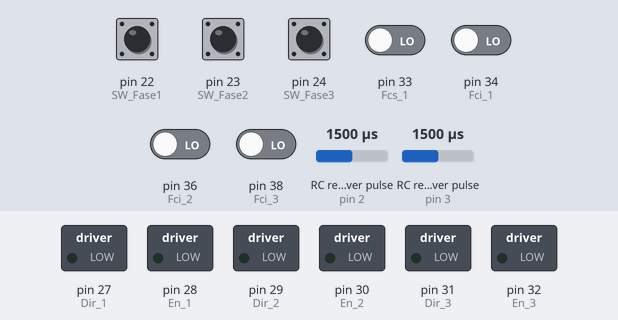
This sketch was run on a simulated Arduino Mega 2560, built with avr-gcc and run on an emulated ATmega2560. Shown: switched loads named in the sketch (green lamp = pin HIGH). Wiring (inferred from the names in the program): 2 × RC receiver channel: data pin 2 / data pin 3. The test bench sets the inputs (shaded band); at power-on: pin 22 (SW_Fase1) HIGH, pin 23 (SW_Fase2), pin 24 (SW_Fase3), pin 33 (Fcs_1), pin 34 (Fci_1), pin 36 (Fci_2), pin 38 (Fci_3) LOW, RC receiver pulse (sensors on pin 2, pin 3) 1500 µs.

Above: at 1.2 s.
1.3 s: pin 33 (Fcs_1) driven HIGH
At 2.4 s:
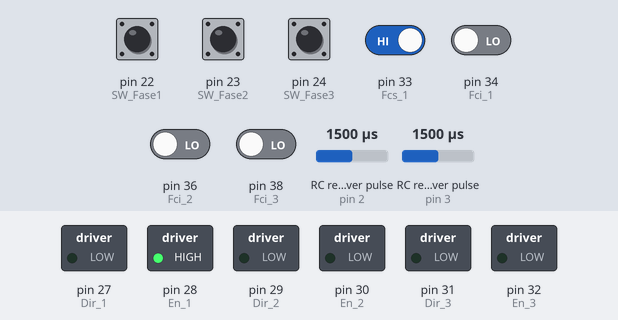
2.8 s: pin 36 (Fci_2) driven HIGH
At 4.0 s:
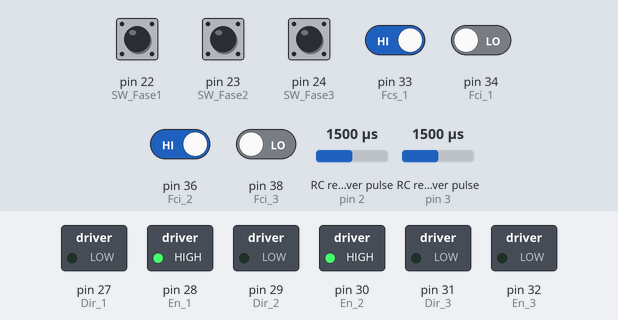
4.9 s: pin 38 (Fci_3) driven HIGH
At 6.4 s:
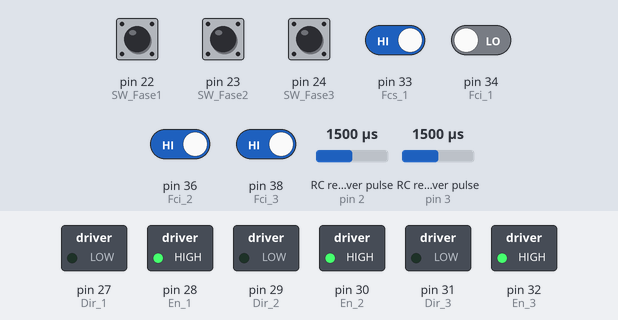
Timing chart, 0 to 7.9 s (numbered marks = the images above; inputs shaded):
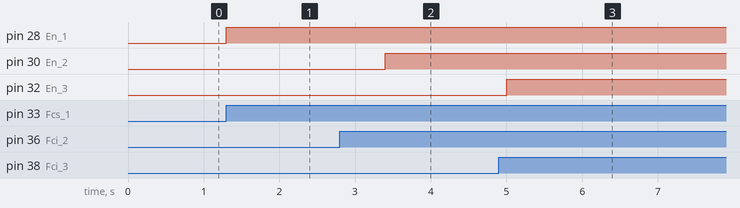

Measured:
- after the input at 1.3 s, pin 28 (En_1): LOW → HIGH at once
- after the input at 2.8 s, pin 30 (En_2): LOW → HIGH after 0.60 s
- after the input at 4.9 s, pin 32 (En_3): LOW → HIGH after 0.10 s

The sketch:

Autotrafo_V_control_manual_encoder1.3.ino
```cpp
//--------Asignaciones de pines-------
//-------Interruptores de Fases
#define SW_Fase1 22
#define SW_Fase2 23
#define SW_Fase3 24

//------Finales de carreras
#define Fcs_1 33
#define Fci_1 34

#define Fcs_2 35
#define Fci_2 36

#define Fcs_3 37
#define Fci_3 38

//---------Drivers PaP
#define Dir_1 27
#define En_1 28

#define Dir_2 29
#define En_2 30

#define Dir_3 31
#define En_3 32

//---------Tiempos no bloqueantes----------------
//------------------------------Blink1
unsigned long previousMillis = 0;
const long interval = 1000 ;
//------------------------------blink2
unsigned long previousMillis2 = 0 ;
const long interval2 = 1000;
//------------------------------blink3
unsigned long previousMillis3 ;
const long interval3= 100 ;

//---------Encoder

const int channelPinA = 2;
const int channelPinB = 3;

const int timeThreshold = 5;
long timeCounter = 0;

const int maxSteps = 255;
volatile int ISRCounter = 0;
int counter = 0;


bool IsCW = true;

void setup()
{
  //-----------Configuracion de Entradas
  pinMode(SW_Fase1, INPUT_PULLUP);
  pinMode(SW_Fase1, INPUT_PULLUP);
  pinMode(SW_Fase1, INPUT_PULLUP);

  pinMode(Fcs_1, INPUT);
  pinMode(Fci_1, INPUT);

  pinMode(Fcs_2, INPUT);
  pinMode(Fci_2, INPUT);

  pinMode(Fcs_3, INPUT);
  pinMode(Fci_3, INPUT);

  //-----------Configuracion de Salidas
  pinMode(Dir_1, OUTPUT);
  pinMode(En_1, OUTPUT);

  pinMode(Dir_2, OUTPUT);
  pinMode(En_2, OUTPUT);

  pinMode(Dir_3, OUTPUT);
  pinMode(En_3, OUTPUT);

  //----------Encoder
  pinMode(channelPinA, INPUT_PULLUP);
  pinMode(channelPinB, INPUT_PULLUP);

  Serial.begin(9600);
  attachInterrupt(digitalPinToInterrupt(channelPinA), doEncodeA, CHANGE);
  attachInterrupt(digitalPinToInterrupt(channelPinB), doEncodeB, CHANGE);
}

void loop() {


  if (counter != ISRCounter)
  {
    counter = ISRCounter;    // Ver si funciona el encoder
    Serial.println(counter);
  }

  //--------Motor1-----------
  if (digitalRead(SW_Fase1) && digitalRead(Fcs_1) || digitalRead(Fci_1)) {
    Motor1();
  }

  //--------Motor2-----------
  if (digitalRead(SW_Fase2) && digitalRead(Fcs_2) || digitalRead(Fci_2)) {
    Motor2();
  }

  //--------Motor3-----------
  if (digitalRead(SW_Fase3) && digitalRead(Fcs_3) || digitalRead(Fci_3)) {
    Motor3();
  }

}

//*****************************
//----------MOTOR 1------------
//*****************************

void Motor1 () {

  unsigned long currentMillis = millis();

  // Gestionar el desbordamiento
  if ((unsigned long)(currentMillis - previousMillis) >= interval)
  {
    if (counter != ISRCounter && IsCW == true ) {
      Subir1();
      previousMillis = millis();
    }

    if ((unsigned long)(currentMillis - previousMillis2) >= interval2)
    {
      if ( counter != ISRCounter && IsCW == false) {
        Bajar1();
        previousMillis2 = millis();
      }

      if ((unsigned long)(currentMillis - previousMillis3) >= interval3)
      {
        Apagado1 ();
        previousMillis3 = millis();
      }

    }
  }
  counter = ISRCounter;
}

void Subir1 () {
  digitalWrite (Dir_1, HIGH);
  digitalWrite (En_1, LOW); // LOW= ACTIVO
}

void Bajar1 () {
  digitalWrite (Dir_1, LOW);
  digitalWrite (En_1, LOW);
}

void Apagado1 () {
  digitalWrite (En_1, HIGH);
}

//*****************************
//----------MOTOR 2------------
//*****************************


void Motor2 () {

  unsigned long currentMillis = millis();

  // Gestionar el desbordamiento
  if ((unsigned long)(currentMillis - previousMillis) >= interval)
  {
    if (counter != ISRCounter && IsCW == true ) {
      Subir2();
      previousMillis = millis();
    }

    if ((unsigned long)(currentMillis - previousMillis2) >= interval2)
    {
      if ( counter != ISRCounter && IsCW == false) {
        Bajar2();
        previousMillis2 = millis();
      }

      if ((unsigned long)(currentMillis - previousMillis3) >= interval3)
      {
        Apagado2 ();
        previousMillis3 = millis();
      }

    }
  }
  counter = ISRCounter;
}

void Subir2 () {
  digitalWrite (Dir_2, HIGH);
  digitalWrite (En_2, LOW); // LOW= ACTIVO
}

void Bajar2 () {
  digitalWrite (Dir_2, LOW);
  digitalWrite (En_2, LOW);
}

void Apagado2 () {
  digitalWrite (En_2, HIGH);
}


//*****************************
//----------MOTOR 3------------
//*****************************

void Motor3 () {

  unsigned long currentMillis = millis();

  // Gestionar el desbordamiento
  if ((unsigned long)(currentMillis - previousMillis) >= interval)
  {
    if (counter != ISRCounter && IsCW == true ) {
      Subir3();
      previousMillis = millis();
    }

    if ((unsigned long)(currentMillis - previousMillis2) >= interval2)
    {
      if ( counter != ISRCounter && IsCW == false) {
        Bajar3();
        previousMillis2 = millis();
      }

      if ((unsigned long)(currentMillis - previousMillis3) >= interval3)
      {
        Apagado3 ();
        previousMillis3 = millis();
      }

    }
  }
  counter = ISRCounter;
}

void Subir3 () {
  digitalWrite (Dir_3, HIGH);
  digitalWrite (En_3, LOW); // LOW= ACTIVO
}

void Bajar3 () {
  digitalWrite (Dir_3, LOW);
  digitalWrite (En_3, LOW);
}

void Apagado3 () {
  digitalWrite (En_3, HIGH);
}

//*****************************
//----------ENCODER------------
//*****************************

void doEncodeA()
{
  if (millis() > timeCounter + timeThreshold)
  {
    if (digitalRead(channelPinA) == digitalRead(channelPinB))
    {
      IsCW = true;

      if (ISRCounter + 1 <= maxSteps) ISRCounter++;
    }
    else
    {
      IsCW = false;
      if (ISRCounter - 1 > 0) ISRCounter--;
    }
    timeCounter = millis();
  }
}

void doEncodeB()
{
  if (millis() > timeCounter + timeThreshold)
  {
    if (digitalRead(channelPinA) != digitalRead(channelPinB))
    {
      IsCW = true;
      if (ISRCounter + 1 <= maxSteps) ISRCounter++;
    }
    else
    {
      IsCW = false;
      if (ISRCounter - 1 > 0) ISRCounter--;
    }
    timeCounter = millis();
  }
}
```
